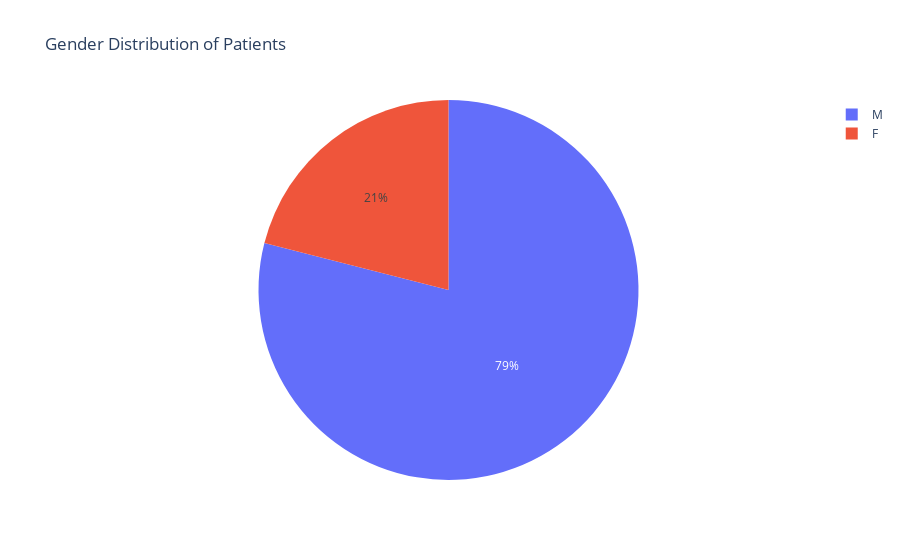

The code cell stored with this chart in its notebook:
### Code cell
# Gender Distribution
if 'Sex' in data.columns:
    fig = px.pie(data, names='Sex', title='Gender Distribution of Patients')
    fig.show()

### Figure 1 — Plotly figure (JSON) as saved in the notebook; plotly's stock layout.template omitted (floating-point values rounded to 4 significant figures; data arrays with more than 128 entries replaced by an {"elided": "..."} marker saying what was removed)
{"data": [{"domain": {"x": [0, 1], "y": [0, 1]}, "hovertemplate": "Sex=%{label}<extra></extra>", "labels": {"elided": "918 str values"}, "legendgroup": "", "name": "", "showlegend": true, "type": "pie"}], "layout": {"legend": {"tracegroupgap": 0}, "title": {"text": "Gender Distribution of Patients"}}}
